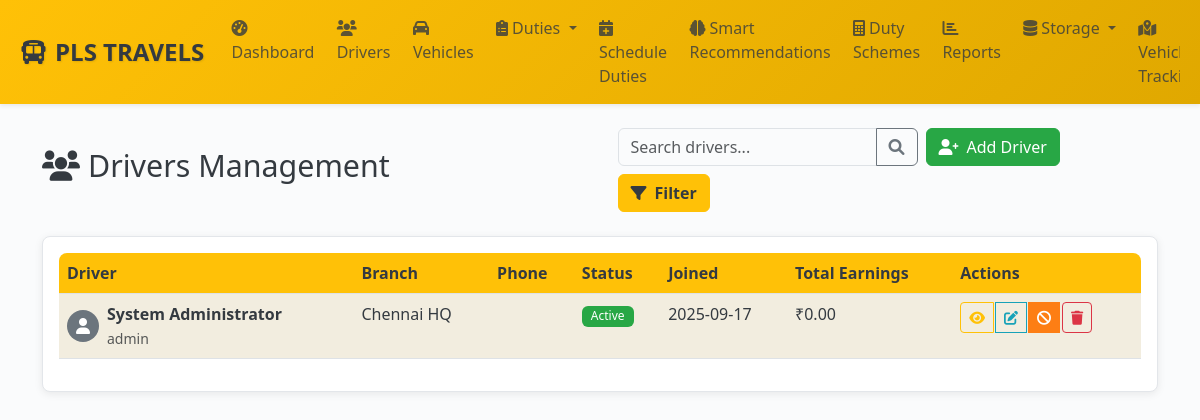
The app's page /admin/drivers (signed in) with its own data.
### models.py (models this page shows, shortened)
class Driver(db.Model):
    __tablename__ = 'drivers'
    id = db.Column(db.Integer, primary_key=True)
    uuid = db.Column(db.String(36), unique=True, nullable=False, default=lambda: str(uuid.uuid4()))
    user_id = db.Column(db.Integer, db.ForeignKey('users.id'), nullable=False, unique=True)
    branch_id = db.Column(db.Integer, db.ForeignKey('branches.id'), nullable=False, index=True)
    employee_id = db.Column(db.String(20), unique=True, nullable=False)
    full_name = db.Column(db.String(100), nullable=False, index=True)
    date_of_birth = db.Column(db.Date)
    gender = db.Column(db.String(10))
    blood_group = db.Column(db.String(5))
    emergency_contact_name = db.Column(db.String(100))
    emergency_contact_phone = db.Column(db.String(20))
    additional_phones = db.Column(db.Text)  # JSON string of phone numbers
    current_address = db.Column(db.Text)
    permanent_address = db.Column(db.Text)
    pincode = db.Column(db.String(10))
    aadhar_number = db.Column(db.String(20), unique=True, index=True)
    aadhar_document_front = db.Column(db.String(255))
    aadhar_document_back = db.Column(db.String(255))
    aadhar_verified = db.Column(db.Boolean, default=False)
    aadhar_verified_at = db.Column(db.DateTime)
    license_number = db.Column(db.String(50), unique=True, index=True)
    license_document_front = db.Column(db.String(255))
    license_document_back = db.Column(db.String(255))
    license_type = db.Column(db.String(20))  # LMV, HMV, etc.
    license_expiry = db.Column(db.Date)
    license_verified = db.Column(db.Boolean, default=False)
    license_verified_at = db.Column(db.DateTime)
    profile_photo = db.Column(db.String(255))
    bank_name = db.Column(db.String(100))
    account_number = db.Column(db.String(50))  # Should be encrypted in production
    ifsc_code = db.Column(db.String(15))
    account_holder_name = db.Column(db.String(100))
    bank_verified = db.Column(db.Boolean, default=False)
    join_date = db.Column(db.Date)
    probation_end_date = db.Column(db.Date)
    employment_type = db.Column(db.String(20), default='full_time')  # full_time, part_time, contract
    salary_type = db.Column(db.String(20), default='daily')  # daily, monthly, commission
    status = db.Column(db.Enum(DriverStatus), nullable=False, default=DriverStatus.PENDING, index=True)
    approved_by = db.Column(db.Integer, db.ForeignKey('users.id'))
    approved_at = db.Column(db.DateTime)
    rejection_reason = db.Column(db.Text)
    total_earnings = db.Column(db.Float, default=0.0)
    total_trips = db.Column(db.Integer, default=0)
    total_distance = db.Column(db.Float, default=0.0)
    rating_average = db.Column(db.Float, default=0.0)
    rating_count = db.Column(db.Integer, default=0)
    current_vehicle_id = db.Column(db.Integer, db.ForeignKey('vehicles.id'))
    current_shift_start = db.Column(db.DateTime)
    current_shift_end = db.Column(db.DateTime)
    uber_driver_id = db.Column(db.String(100), unique=True, index=True)  # Uber's driver ID
    uber_driver_uuid = db.Column(db.String(100), unique=True)  # Uber's driver UUID
    uber_sync_status = db.Column(db.String(20), default='none', index=True)  # none, synced, failed, pending
    uber_last_sync = db.Column(db.DateTime)  # Last successful sync timestamp
    uber_sync_error = db.Column(db.Text)  # Last sync error message
    uber_profile_data = db.Column(db.Text)  # JSON: Cached Uber profile data
    created_at = db.Column(db.DateTime, default=get_ist_time_naive)
    updated_at = db.Column(db.DateTime, default=get_ist_time_naive, onupdate=get_ist_time_naive)
    duties = db.relationship('Duty', backref='driver', lazy=True)
    current_vehicle = db.relationship('Vehicle', foreign_keys=[current_vehicle_id])
    approver = db.relationship('User', foreign_keys=[approved_by], post_update=True)
    __table_args__ = (
        Index('idx_driver_status_branch', 'status', 'branch_id'),
        Index('idx_driver_created', 'created_at'),
    )

class User(UserMixin, db.Model):
    __tablename__ = 'users'
    id = db.Column(db.Integer, primary_key=True)
    uuid = db.Column(db.String(36), unique=True, nullable=False, default=lambda: str(uuid.uuid4()))
    username = db.Column(db.String(64), unique=True, nullable=False, index=True)
    email = db.Column(db.String(120), unique=True, nullable=False, index=True)
    password_hash = db.Column(db.String(256), nullable=False)
    role = db.Column(db.Enum(UserRole), nullable=False, default=UserRole.DRIVER, index=True)
    status = db.Column(db.Enum(UserStatus), nullable=False, default=UserStatus.ACTIVE, index=True)
    first_name = db.Column(db.String(50))
    last_name = db.Column(db.String(50))
    phone = db.Column(db.String(20), unique=True, index=True)
    whatsapp_number = db.Column(db.String(20), index=True)  # Dedicated WhatsApp number
    profile_picture = db.Column(db.String(255))
    last_login = db.Column(db.DateTime)
    login_count = db.Column(db.Integer, default=0)
    failed_login_attempts = db.Column(db.Integer, default=0)
    password_changed_at = db.Column(db.DateTime, default=get_ist_time_naive)
    two_factor_enabled = db.Column(db.Boolean, default=False)
    reset_token = db.Column(db.String(6))
    reset_token_expiry = db.Column(db.DateTime)
    created_at = db.Column(db.DateTime, default=get_ist_time_naive, nullable=False)
    updated_at = db.Column(db.DateTime, default=get_ist_time_naive, onupdate=get_ist_time_naive)
    created_by = db.Column(db.Integer, db.ForeignKey('users.id'))
    driver_profile = db.relationship('Driver', foreign_keys='Driver.user_id', backref='user', uselist=False, cascade='all, delete-orphan')
    managed_branches = db.relationship('Branch',
                                     secondary=manager_branches,
                                     primaryjoin='User.id == manager_branches.c.manager_id',
                                     secondaryjoin='Branch.id == manager_branches.c.branch_id',
                                     backref='managers')

class Branch(db.Model):
    __tablename__ = 'branches'
    id = db.Column(db.Integer, primary_key=True)
    uuid = db.Column(db.String(36), unique=True, nullable=False, default=lambda: str(uuid.uuid4()))
    name = db.Column(db.String(100), nullable=False, index=True)
    code = db.Column(db.String(20), nullable=False, unique=True)
    region_id = db.Column(db.Integer, db.ForeignKey('regions.id'), nullable=False)
    city = db.Column(db.String(50), nullable=False, index=True)
    address = db.Column(db.Text)
    pincode = db.Column(db.String(10))
    latitude = db.Column(db.Float)
    longitude = db.Column(db.Float)
    contact_phone = db.Column(db.String(20))
    contact_email = db.Column(db.String(120))
    manager_name = db.Column(db.String(100))
    target_revenue_monthly = db.Column(db.Float, default=0.0)
    target_trips_daily = db.Column(db.Integer, default=0)
    operational_hours_start = db.Column(db.Time)
    operational_hours_end = db.Column(db.Time)
    is_active = db.Column(db.Boolean, default=True, index=True)
    auto_assignment_enabled = db.Column(db.Boolean, default=True)
    created_at = db.Column(db.DateTime, default=get_ist_time_naive)
    updated_at = db.Column(db.DateTime, default=get_ist_time_naive, onupdate=get_ist_time_naive)
    drivers = db.relationship('Driver', backref='branch', lazy=True)
    vehicles = db.relationship('Vehicle', backref='branch', lazy=True)
    duties = db.relationship('Duty', backref='branch', lazy=True)
    duty_schemes = db.relationship('DutyScheme', backref='branch', lazy=True)

### admin_routes.py (the view)
@admin_bp.route('/drivers')
@login_required
@admin_required
def drivers():
    page = request.args.get('page', 1, type=int)
    status_filter = request.args.get('status', '')
    branch_filter = request.args.get('branch', '', type=int)
    query = Driver.query
    if status_filter:
        try:
            status_enum = DriverStatus(status_filter)
            query = query.filter(Driver.status == status_enum)
        except ValueError:
            pass
    if branch_filter:
        query = query.filter(Driver.branch_id == branch_filter)
    drivers = query.paginate(page=page, per_page=20, error_out=False)
    branches = Branch.query.filter_by(is_active=True).all()
    return render_template('admin/drivers.html',
                         drivers=drivers,
                         branches=branches,
                         status_filter=status_filter,
                         branch_filter=branch_filter)

### templates/admin/drivers.html (shortened to what this page needs)
{% extends "base.html" %}
{% block content %}
<div class="d-flex justify-content-between align-items-center mb-4 flex-wrap">
    <h2><i class="fas fa-users me-2"></i>Drivers Management</h2>
    <div class="d-flex gap-2 flex-wrap">
        <div class="input-group" style="max-width: 300px;">
            <input type="text" class="form-control" placeholder="Search drivers..." id="searchInput">
            <button class="btn btn-outline-secondary" type="button" id="searchBtn">
                <i class="fas fa-search"></i>
            </button>
        </div>
        <a href="{{ url_for('admin.add_driver') }}" class="btn btn-success">
            <i class="fas fa-user-plus me-2"></i><span class="d-none d-md-inline">Add Driver</span>
        </a>
        <button class="btn btn-primary" data-bs-toggle="modal" data-bs-target="#filterModal">
            <i class="fas fa-filter me-2"></i><span class="d-none d-md-inline">Filter</span>
        </button>
    </div>
</div>
<div class="card" id="driversTable">
    <div class="card-body">
        {% if drivers.items %}
        <div class="table-responsive d-none d-lg-block">
            <table class="table table-striped">
                <thead>
                    <tr>
                        <th>Driver</th>
                        <th>Branch</th>
                        <th>Phone</th>
                        <th>Status</th>
                        <th>Joined</th>
                        <th>Total Earnings</th>
                        <th>Actions</th>
                    </tr>
                </thead>
                <tbody>
                    {% for driver in drivers.items %}
                    <tr>
                        <td>
                            <div class="d-flex align-items-center">
                                {% if driver.profile_photo %}
                                <img src="/uploads/{{ driver.profile_photo }}" class="rounded-circle me-2" width="32" height="32">
                                {% else %}
                                <div class="rounded-circle bg-secondary d-flex align-items-center justify-content-center me-2" style="width: 32px; height: 32px;">
                                    <i class="fas fa-user text-white"></i>
                                </div>
                                {% endif %}
                                <div>
                                    <strong>{{ driver.full_name }}</strong><br>
                                    <small class="text-muted">{{ driver.user.username }}</small>
                                </div>
                            </div>
                        </td>
                        <td>{{ driver.branch.name }}</td>
                        <td>{{ driver.phone }}</td>
                        <td>
                            {% if driver.status.value == 'active' %}
                                <span class="badge bg-success">Active</span>
                            {% elif driver.status.value == 'pending' %}
                                <span class="badge bg-warning">Pending</span>
                            {% elif driver.status.value == 'rejected' %}
                                <span class="badge bg-danger">Rejected</span>
                            {% elif driver.status.value == 'suspended' %}
                                <span class="badge bg-danger">Blocked</span>
                            {% elif driver.status.value == 'terminated' %}
                                <span class="badge bg-dark">Terminated</span>
                            {% else %}
                                <span class="badge bg-secondary">{{ driver.status.value.title() }}</span>
                            {% endif %}
                        </td>
                        <td>{{ driver.created_at.strftime('%Y-%m-%d') if driver.created_at else 'N/A' }}</td>
                        <td>₹{{ "{:,.2f}".format(driver.total_earnings or 0) }}</td>
                        <td>
                            <div class="btn-group" role="group">
                                <a href="{{ url_for('admin.view_driver', driver_id=driver.id) }}" class="btn btn-sm btn-outline-primary" title="View Details">
                                    <i class="fas fa-eye"></i>
                                </a>
                                <a href="{{ url_for('admin.edit_driver', driver_id=driver.id) }}" class="btn btn-sm btn-outline-info" title="Edit Driver">
                                    <i class="fas fa-edit"></i>
                                </a>
                                {% if driver.status.value == 'pending' %}
                                <form method="POST" action="{{ url_for('admin.approve_driver', driver_id=driver.id) }}" class="d-inline">
                                    <input type="hidden" name="csrf_token" value="{{ csrf_token() }}"/>
                                    <button type="submit" class="btn btn-sm btn-success" onclick="return confirm('Approve this driver?')" title="Approve">
                                        <i class="fas fa-check"></i>
                                    </button>
                                </form>
                                <form method="POST" action="{{ url_for('admin.reject_driver', driver_id=driver.id) }}" class="d-inline">
                                    <input type="hidden" name="csrf_token" value="{{ csrf_token() }}"/>
                                    <button type="submit" class="btn btn-sm btn-danger" onclick="return confirm('Reject this driver?')" title="Reject">
                                        <i class="fas fa-times"></i>
                                    </button>
                                </form>
                                {% elif driver.status.value == 'active' %}
                                <button type="button" class="btn btn-sm btn-warning" onclick="quickBlockDriver({{ driver.id }}, '{{ driver.full_name }}')" title="Block Driver">
                                    <i class="fas fa-ban"></i>
                                </button>
                                {% elif driver.status.value == 'suspended' %}
                                <button type="button" class="btn btn-sm btn-success" onclick="quickUnblockDriver({{ driver.id }})" title="Unblock Driver">
                                    <i class="fas fa-unlock"></i>
                                </button>
                                {% endif %}
                                {% if driver.status.value != 'terminated' %}
                                <form method="POST" action="{{ url_for('admin.delete_driver', driver_id=driver.id) }}" class="d-inline" onsubmit="return confirm('Are you sure you want to delete this driver? This action cannot be undone.')">
                                    <button type="submit" class="btn btn-sm btn-outline-danger" title="Delete Driver">
                                        <i class="fas fa-trash"></i>
                                    </button>
                                </form>
                                {% endif %}
                            </div>
                        </td>
                    </tr>
                    {% endfor %}
                </tbody>
            </table>
        </div>
        {% else %}
        <div class="text-center py-5">
            <i class="fas fa-users fa-3x text-muted mb-3"></i>
            <h4>No drivers found</h4>
            <p class="text-muted">No drivers match your current filters.</p>
        </div>
        {% endif %}
    </div>
</div>
{% endblock %}

### records on screen
Driver: full_name "System Administrator", user.username "admin", branch.name "Chennai HQ", status "Active", created_at "2025-09-17", total_earnings "0.00"
